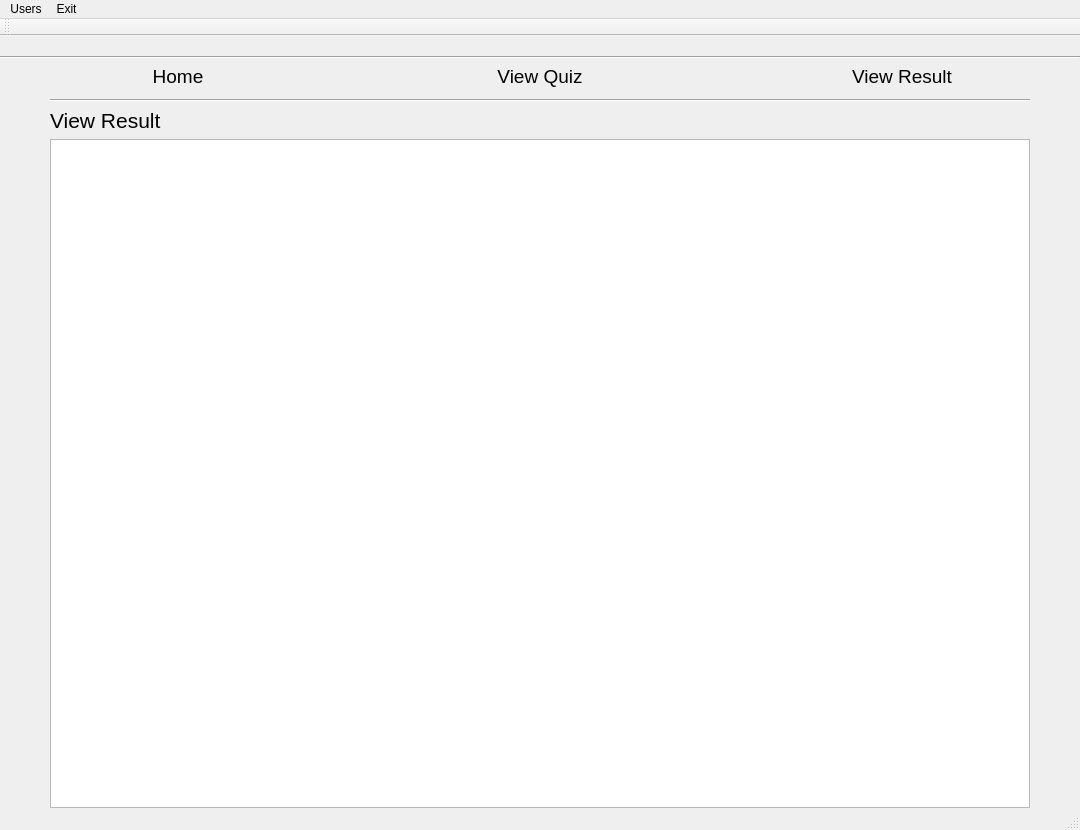
<?xml version="1.0" encoding="UTF-8"?>
<ui version="4.0">
 <class>studentViewResult</class>
 <widget class="QMainWindow" name="studentViewResult">
  <property name="geometry">
   <rect>
    <x>0</x>
    <y>0</y>
    <width>1080</width>
    <height>830</height>
   </rect>
  </property>
  <property name="sizePolicy">
   <sizepolicy hsizetype="MinimumExpanding" vsizetype="Preferred">
    <horstretch>0</horstretch>
    <verstretch>0</verstretch>
   </sizepolicy>
  </property>
  <property name="minimumSize">
   <size>
    <width>800</width>
    <height>600</height>
   </size>
  </property>
  <property name="windowTitle">
   <string>Student View Result</string>
  </property>
  <property name="windowIcon">
   <iconset>
    <normaloff>Image/javaicon.png</normaloff>Image/javaicon.png</iconset>
  </property>
  <widget class="QWidget" name="centralWidget">
   <layout class="QVBoxLayout" name="verticalLayout" stretch="0,1">
    <property name="leftMargin">
     <number>0</number>
    </property>
    <property name="topMargin">
     <number>0</number>
    </property>
    <property name="rightMargin">
     <number>0</number>
    </property>
    <property name="bottomMargin">
     <number>0</number>
    </property>
    <item>
     <layout class="QVBoxLayout" name="overallLayout">
      <item>
       <widget class="QLabel" name="bg">
        <property name="text">
         <string/>
        </property>
        <property name="pixmap">
         <pixmap>Image/gg2.JPG</pixmap>
        </property>
       </widget>
      </item>
      <item>
       <widget class="Line" name="line">
        <property name="orientation">
         <enum>Qt::Horizontal</enum>
        </property>
       </widget>
      </item>
      <item>
       <layout class="QHBoxLayout" name="menu">
        <property name="topMargin">
         <number>0</number>
        </property>
        <item>
         <widget class="QPushButton" name="homeBtn">
          <property name="font">
           <font>
            <family>Arial</family>
            <pointsize>14</pointsize>
           </font>
          </property>
          <property name="styleSheet">
           <string notr="true">QPushButton
{
	border: None;
}

QPushButton:hover
{
	color: rgb(47,79,79);
	font-size: 34px;
}

</string>
          </property>
          <property name="text">
           <string>Home</string>
          </property>
         </widget>
        </item>
        <item>
         <widget class="QPushButton" name="viewquizBtn">
          <property name="font">
           <font>
            <family>Arial</family>
            <pointsize>14</pointsize>
           </font>
          </property>
          <property name="styleSheet">
           <string notr="true">QPushButton
{
	border: None;
}

QPushButton:hover
{
	color: rgb(47,79,79);
	font-size: 34px;
}

</string>
          </property>
          <property name="text">
           <string>View Quiz</string>
          </property>
         </widget>
        </item>
        <item>
         <widget class="QPushButton" name="createquizBtn">
          <property name="font">
           <font>
            <family>Arial</family>
            <pointsize>14</pointsize>
           </font>
          </property>
          <property name="styleSheet">
           <string notr="true">QPushButton
{
	border: None;
}

QPushButton:hover
{
	color: rgb(47,79,79);
	font-size: 34px;
}

</string>
          </property>
          <property name="text">
           <string>View Result</string>
          </property>
         </widget>
        </item>
       </layout>
      </item>
     </layout>
    </item>
    <item>
     <layout class="QVBoxLayout" name="Content">
      <property name="leftMargin">
       <number>50</number>
      </property>
      <property name="topMargin">
       <number>5</number>
      </property>
      <property name="rightMargin">
       <number>50</number>
      </property>
      <item>
       <widget class="Line" name="line_2">
        <property name="orientation">
         <enum>Qt::Horizontal</enum>
        </property>
       </widget>
      </item>
      <item>
       <widget class="QLabel" name="title">
        <property name="font">
         <font>
          <family>Arial</family>
          <pointsize>16</pointsize>
         </font>
        </property>
        <property name="text">
         <string>View Result</string>
        </property>
       </widget>
      </item>
      <item>
       <widget class="QTableView" name="chertableView">
        <property name="sizePolicy">
         <sizepolicy hsizetype="MinimumExpanding" vsizetype="Expanding">
          <horstretch>0</horstretch>
          <verstretch>0</verstretch>
         </sizepolicy>
        </property>
        <property name="autoScrollMargin">
         <number>16</number>
        </property>
       </widget>
      </item>
     </layout>
    </item>
   </layout>
  </widget>
  <widget class="QMenuBar" name="menuBar">
   <property name="geometry">
    <rect>
     <x>0</x>
     <y>0</y>
     <width>1080</width>
     <height>31</height>
    </rect>
   </property>
   <widget class="QMenu" name="menuUsers">
    <property name="title">
     <string>Users</string>
    </property>
    <addaction name="actionLogout"/>
    <addaction name="actionLogout_2"/>
   </widget>
   <widget class="QMenu" name="menuExit">
    <property name="title">
     <string>Exit</string>
    </property>
    <addaction name="actionClose_Alt_F4"/>
   </widget>
   <addaction name="menuUsers"/>
   <addaction name="menuExit"/>
  </widget>
  <widget class="QToolBar" name="mainToolBar">
   <attribute name="toolBarArea">
    <enum>TopToolBarArea</enum>
   </attribute>
   <attribute name="toolBarBreak">
    <bool>false</bool>
   </attribute>
  </widget>
  <widget class="QStatusBar" name="statusBar"/>
  <action name="actionLogout">
   <property name="text">
    <string>Change Password</string>
   </property>
  </action>
  <action name="actionClose_Alt_F4">
   <property name="text">
    <string>Close (Alt + F4)</string>
   </property>
  </action>
  <action name="actionLogout_2">
   <property name="text">
    <string>Logout</string>
   </property>
  </action>
 </widget>
 <layoutdefault spacing="6" margin="11"/>
 <resources/>
 <connections/>
</ui>
